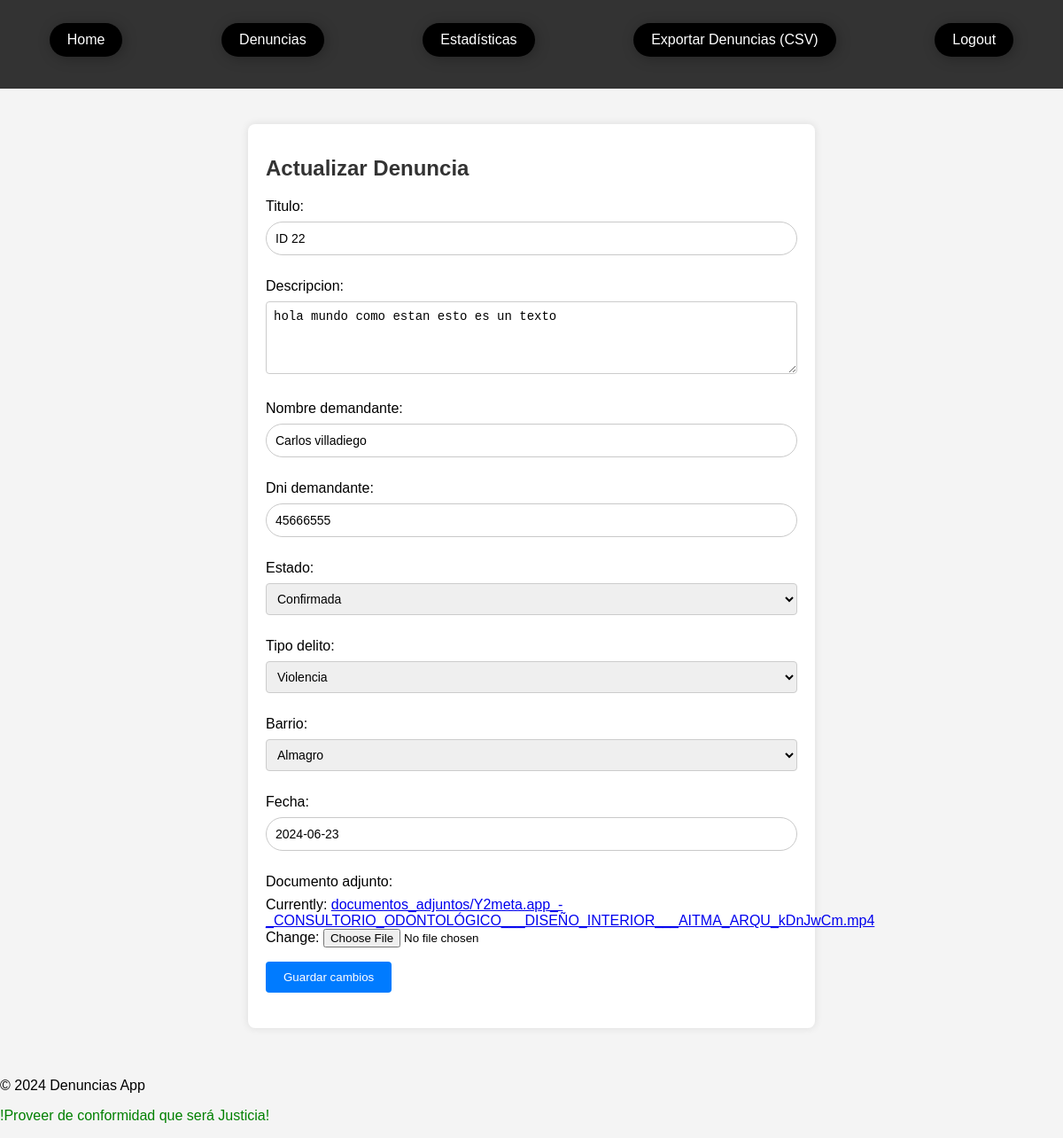
The app's page /denuncias/denuncias/4/update/ (signed in) with its own data.
### denuncias/models.py (models this page shows, shortened)
class Denuncia(models.Model):
    archivo = models.FileField(upload_to='archivos_denuncias/', null=True, blank=True)
    TIPOS_DELITO = [
        ('robo', 'Robo'),
        ('fraude', 'Fraude'),
        ('violencia', 'Violencia'),
        ('homicidio', 'Homicidio'),
        ('secuestro', 'Secuestro'),
        ('extorsion', 'Extorsión'),
        ('trafico_drogas', 'Tráfico de Drogas'),
        ('trata_personas', 'Trata de Personas'),
        ('lesiones', 'Lesiones'),
        ('estafa', 'Estafa'),
    ]
    BARRIOS = [
        ('Agronomía', 'Agronomía'),
        ('Almagro', 'Almagro'),
        ('Balvanera', 'Balvanera'),
        ('Barracas', 'Barracas'),
        ('Belgrano', 'Belgrano'),
        ('Caballito', 'Caballito'),
        ('Chacarita', 'Chacarita'),
        ('Colegiales', 'Colegiales'),
        ('Constitución', 'Constitución'),
        ('Flores', 'Flores'),
        ('Floresta', 'Floresta'),
        ('La Boca', 'La Boca'),
        ('La Paternal', 'La Paternal'),
        ('Liniers', 'Liniers'),
        ('Mataderos', 'Mataderos'),
        ('Monserrat', 'Monserrat'),
        ('Núñez', 'Núñez'),
        ('Palermo', 'Palermo'),
        ('Parque Avellaneda', 'Parque Avellaneda'),
        ('Parque Chacabuco', 'Parque Chacabuco'),
        ('Parque Patricios', 'Parque Patricios'),
        ('Puerto Madero', 'Puerto Madero'),
        ('Recoleta', 'Recoleta'),
        ('Retiro', 'Retiro'),
        ('Saavedra', 'Saavedra'),
        ('San Cristóbal', 'San Cristóbal'),
        ('San Nicolás', 'San Nicolás'),
        ('San Telmo', 'San Telmo'),
        ('Vélez Sársfield', 'Vélez Sársfield'),
        ('Villa Crespo', 'Villa Crespo'),
        ('Villa del Parque', 'Villa del Parque'),
        ('Villa Devoto', 'Villa Devoto'),
        ('Villa Lugano', 'Villa Lugano'),
        ('Villa Luro', 'Villa Luro'),
        ('Villa Pueyrredón', 'Villa Pueyrredón'),
        ('Villa Urquiza', 'Villa Urquiza'),
    ]
    ESTADOS_DENUNCIA = [
        ('presentada', 'Presentada'),
        ('confirmada', 'Confirmada'),
        ('sentencia_definitiva', 'Sentencia Definitiva'),
    ]
    titulo = models.CharField(max_length=100)
    descripcion = models.TextField()
    nombre_demandante = models.CharField(max_length=100)
    dni_demandante = models.CharField(max_length=15)
    estado = models.CharField(max_length=20, choices=ESTADOS_DENUNCIA, default='presentada')
    tipo_delito = models.CharField(max_length=20, choices=TIPOS_DELITO)
    fecha_creacion = models.DateTimeField(auto_now_add=True)
    barrio = models.CharField(max_length=100, choices=BARRIOS)
    fecha = models.DateField(null=True)
    documento_adjunto = models.FileField(upload_to='documentos_adjuntos/')

### denuncias/views.py (the view, shortened to what this page needs)
# urls.py: path('denuncias/<int:pk>/update/', views.DenunciaUpdateView.as_view(), name='denuncia_update'),
class DenunciaUpdateView(LoginRequiredMixin, UpdateView):
    model = Denuncia
    form_class = DenunciaForm
    template_name = 'denuncias/denuncia_form.html'
    success_url = reverse_lazy('denuncia_list')
    def get_form_class(self):
        if self.request.user.groups.filter(name='Empleado').exists():
            return LimitedDenunciaForm  # Empleados usarán el formulario limitado
        else:
            return DenunciaForm  # Otros usuarios usarán el formulario completo
    def get_context_data(self, **kwargs):
        context = super().get_context_data(**kwargs)
        context['is_employee'] = self.request.user.groups.filter(name='Empleado').exists()
        return context

### denuncias/forms.py
class DenunciaForm(forms.ModelForm):
    class Meta:
        model = Denuncia
        fields = ['titulo', 'descripcion', 'nombre_demandante', 'dni_demandante', 'estado', 'tipo_delito', 'barrio', 'fecha', 'documento_adjunto']
        widgets = {
            'descripcion': forms.Textarea(attrs={'rows': 4}),
        }

### denuncias/templates/denuncias/denuncia_form.html (shortened to what this page needs)
{% extends "base_generic.html" %}
{% block content %}
<div class="form-container">
    <h1>Actualizar Denuncia</h1>
    <form method="post" enctype="multipart/form-data">
        {{ form.as_p }}
        <button type="submit">Guardar cambios</button>
    </form>
</div>
{% endblock %}

### denuncias/static/css/style.css (style rules this page uses)
body { font-family: 'Arial', sans-serif; margin: 0; padding: 0; background-color: #f4f4f4; }
h1 { color: #333; }
form { margin-bottom: 20px; }
form input[type="text"] { padding: 10px; margin-right: 10px; border-radius: 20px; outline: none; border: none; }
form button { background-color: #333; color: #fff; border: none; cursor: pointer; border-radius: 20px; padding: 10px 25px; }
button { padding: 10px; background-color: #333; color: #fff; border: none; cursor: pointer; }

### denuncias/templates/denuncias/denuncia_form.html (style rules this page uses)
body { font-family: Arial, sans-serif; background-color: #f4f4f4; margin: 0; padding: 0; }
.form-container { max-width: 600px; margin: 20px auto; background-color: #fff; padding: 20px; border-radius: 8px; box-shadow: 0 0 10px rgba(0, 0, 0, 0.1); }
h1 { color: #333; font-size: 24px; margin-bottom: 20px; }
form { margin-top: 20px; }
label { display: block; margin-bottom: 8px; }
form input[type="text"] { padding: 10px; margin-right: 10px; border-radius: 20px; outline: none; border: solid rgb(201, 201, 201) 1px; }
input[type="text"], input[type="date"], textarea { width: 100%; padding: 8px; margin-bottom: 10px; border: 1px solid #ccc; border-radius: 4px; box-sizing: border-box; font-size: 14px; }
select { width: 100%; padding: 8px; margin-bottom: 10px; border: 1px solid #ccc; border-radius: 4px; box-sizing: border-box; font-size: 14px; }
button[type="submit"] { background-color: #007bff; color: white; border: none; border-radius: 4px; padding: 10px 20px; cursor: pointer; transition: background-color 0.3s; }

### records on screen
Denuncia: titulo "ID 22", descripcion "hola mundo como estan esto es un texto", nombre_demandante "Carlos villadiego", dni_demandante "45666555", estado "Confirmada", tipo_delito "Violencia", barrio "Almagro", fecha "2024-06-23"
